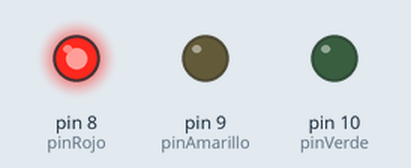
Recording of a sketch running on a simulated Arduino Uno, built with avr-gcc and run on an emulated ATmega328P. On the bench: output pins drawn as LEDs (lit = HIGH).

Above: at 0.5 s.
At 1.5 s:
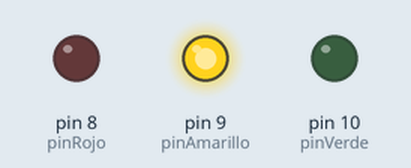
At 5.5 s:
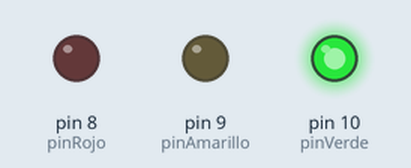
Timing chart, 0 to 6.9 s (numbered marks = the images above):
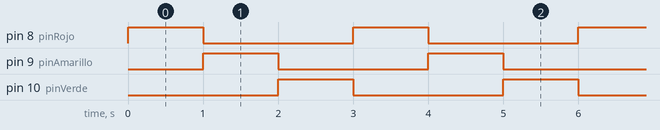

Measured:
- by itself, pin 8 (pinRojo), pin 9 (pinAmarillo), pin 10 (pinVerde): alternates HIGH for 1.0 s and LOW for 2.0 s
- by itself, everything shown: repeats every 3.0 s, in 4 steps

The sketch:

semaforo.ino
```cpp
const int pinRojo = 8;
const int pinAmarillo = 9;
const int pinVerde = 10;
int espera = 1000;

void setup() {
  pinMode(pinRojo, OUTPUT);
  pinMode(pinAmarillo, OUTPUT);
  pinMode(pinVerde, OUTPUT);
}

void loop() {
  digitalWrite(pinRojo, HIGH);
  delay(espera);
  digitalWrite(pinRojo, LOW);

  digitalWrite(pinAmarillo, HIGH);
  delay(espera);
  digitalWrite(pinAmarillo, LOW);

  digitalWrite(pinVerde, HIGH);
  delay(espera);
  digitalWrite(pinVerde, LOW);
}
```
